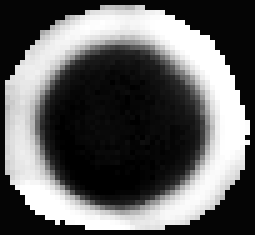
#> input picture Tracking/corrTrack/test_file/maski.tif, 51 x 47 px, found by its file name (shown 5 times larger); the run also reads 2 pictures not shown here
$ jupyter execute --allow-errors corrTrack.ipynb   (shell and % lines are left out)
#> lines starting #> are read from the running program, lines starting #| are printed output that depends on the picture; after the words box and inside, x2 and y2 are one past the last pixel; in counts of white or black regions, pixels touching at a corner belong together
### Tracking/corrTrack/src/xcorr_funcs.py
import numpy as np
import matplotlib.pyplot as plt
from scipy.signal import medfilt2d, convolve2d, fftconvolve
from math import exp
import pdb

def normxcorr2(template, image, mode="full"):
    """
    Input arrays should be floating point numbers.
    :param template: N-D array, of template or filter you are using for cross-correlation.
    Must be less or equal dimensions to image.
    Length of each dimension must be less than length of image.
    :param image: N-D array
    :param mode: Options, "full", "valid", "same"
    full (Default): The output of fftconvolve is the full discrete linear convolution of the inputs.
    Output size will be image size + 1/2 template size in each dimension.
    valid: The output consists only of those elements that do not rely on the zero-padding.
    same: The output is the same size as image, centered with respect to the ‘full’ output.
    :return: N-D array of same dimensions as image. Size depends on mode parameter.
    """

    # If this happens, it is probably a mistake
    if np.ndim(template) > np.ndim(image) or \
            len([i for i in range(np.ndim(template)) if template.shape[i] > image.shape[i]]) > 0:
        print("normxcorr2: TEMPLATE larger than IMG. Arguments may be swapped.")

    template = template - np.mean(template)
    image = image - np.mean(image)

    a1 = np.ones(template.shape)
    # Faster to flip up down and left right then use fftconvolve instead of scipy's correlate
    ar = np.flipud(np.fliplr(template))
    out = fftconvolve(image, ar.conj(), mode=mode)

    image = fftconvolve(np.square(image), a1, mode=mode) - \
            np.square(fftconvolve(image, a1, mode=mode)) / (np.prod(template.shape))

    # Remove small machine precision errors after subtraction
    image[np.where(image < 0)] = 0

    template = np.sum(np.square(template))
    out = out / np.sqrt(image * template)

    # Remove any divisions by 0 or very close to 0
    out[np.where(np.logical_not(np.isfinite(out)))] = 0

    return -out

def matlab_style_gauss2D(shape=(3,3),sigma=0.5):
    """
    2D gaussian mask - should give the same result as MATLAB's
    fspecial('gaussian',[shape],[sigma])
    """
    m,n = [(ss-1.)/2. for ss in shape]
    y,x = np.ogrid[-m:m+1,-n:n+1]
    h = np.exp( -(x*x + y*y) / (2.*sigma*sigma) )
    h[ h < np.finfo(h.dtype).eps*h.max() ] = 0
    sumh = h.sum()
    if sumh != 0:
        h /= sumh
    return h

def FastPeakFind(data):
    if str(data.dtype) != 'float32':
        data = data.astype('float32')
    # [7 lines of commented-out code are left out]
    mf = medfilt2d(data, kernel_size=3)
    mf = mf.astype('float32')
    # plt.imshow(mf)
    # plt.title('Median filtered')

    # plt.subplot(2,2,3)
    thres = max(min(np.amax(mf,axis=0)), min(np.amax(mf,axis=1)))

    # pdb.set_trace()
    # bw = mf[1 if mf_ > thres for mf_ in mf]

    filt = matlab_style_gauss2D()
    conv = convolve2d(mf, filt, mode='same')
    w_idx = conv > thres
    bw = conv.copy()
    bw[w_idx] = 1
    bw[~w_idx] = 0
    thresholded = np.multiply(bw, conv)
    # plt.imshow(thresholded)
    # plt.title('Thresholded')
    edg = 3
    shape = data.shape
    idx = np.nonzero(thresholded[edg-1: shape[0]-edg-1, edg-1: shape[1]-edg-1])
    idx = np.transpose(idx)
    cent = []
    for xy in idx:
        x = xy[0]
        y = xy[1]
        if thresholded[x, y] >= thresholded[x-1, y-1] and \
            thresholded[x, y] > thresholded[x-1, y] and \
            thresholded[x, y] >= thresholded[x-1, y+1] and \
            thresholded[x, y] > thresholded[x, y-1] and \
            thresholded[x, y] > thresholded[x, y+1] and \
            thresholded[x, y] >= thresholded[x+1, y-1] and \
            thresholded[x, y] > thresholded[x+1, y] and \
            thresholded[x, y] >= thresholded[x+1, y+1]:
            cent.append(xy)
    # [5 lines of commented-out code are left out]
    cent = np.asarray(cent).transpose()
    return cent

def maxk(array, num_max):
    array = np.asarray(array)
    length = array.size
    array = array.reshape((1, length))
    idx = np.argsort(array)
    idx2 = np.flip(idx)
    return idx2[0, 0:num_max]

def gauss1(x,a,x0,sigma):
    return a*exp(-(x-x0)**2/(2*sigma**2))


# [6 lines that do not run on import are left out]

### Tracking/corrTrack/src/corrTrack.py
import numpy as np
from skimage import io
from scipy.optimize import curve_fit
from scipy.stats import norm
from mpl_toolkits.mplot3d import Axes3D  # noqa: F401 unused import
import matplotlib.pyplot as plt
from matplotlib import cm
from matplotlib.ticker import LinearLocator, FormatStrFormatter
from xcorr_funcs import normxcorr2, FastPeakFind, maxk, gauss1
from scipy import exp
import time
import pdb

def track_spheres(img, mask, num_particles):
    def gauss1(x,a,x0,sigma):
        return a*exp(-(x-x0)**2/(2*sigma**2))
    corr = normxcorr2(mask, img, mode='same')
    cent = FastPeakFind(corr)
    peaks = corr[cent[0], cent[1]]
    ind = maxk(peaks, num_particles)
    max_coor_tmp = cent[:, ind]
    max_coor = max_coor_tmp.astype('float32')
    pk_value = peaks[ind]
    for num in range(0, num_particles):
        x = max_coor_tmp[0, num]
        y = max_coor_tmp[1, num]
        fitx1 = np.asarray(range(x-7, x+8))
        fity1 = np.asarray(corr[range(x-7, x+8), y])
        popt,pcov = curve_fit(gauss1, fitx1, fity1, p0=[1, x, 3])
        max_coor[0, num] = popt[1]
        fitx2 = np.asarray(range(y-7, y+8))
        fity2 = np.asarray(corr[x, range(y-7, y+8)])
        popt,pcov = curve_fit(gauss1, fitx2, fity2, p0=[1, y, 3])
        max_coor[1, num] = popt[1]
    return max_coor, pk_value

# [22 lines that do not run on import are left out]

### mylib/myImageLib.py
import os
import numpy as np
from scipy import fftpack
from scipy.signal import medfilt2d, convolve2d, fftconvolve
from scipy.optimize import curve_fit
from scipy import exp
import pandas as pd
import sys
import psutil
from skimage import io
import time
import shutil
from nd2reader import ND2Reader
# %% codecell

# [39 lines left out: functions dirrec, to8bit, not called in this run]
def bpass(*args):
    img8 = args[0]
    low = args[1]
    high = args[2]
    def gen_filter(img, low, high):
        filt = np.zeros(img.shape)
        h, w = img.shape
        center = [int(w/2), int(h/2)]
        Y, X = np.ogrid[:h, :w]
        dist = ((X - center[0])**2 + (Y-center[1])**2)**.5

        filt[(dist>low)&(dist<=high)] = 1
        return filt
    filt = gen_filter(img8, low, high)
    filt = fftpack.ifftshift(filt)
    im_fft = fftpack.fft2(img8)
    im_fft_filt = im_fft * filt
    im_new = fftpack.ifft2(im_fft_filt).real
    im_new = im_new - im_new.min()
    im_new = np.floor_divide(im_new, (im_new.max()+1)/256)
    return im_new.astype('uint8')
# [110 lines left out: functions bestcolor, wowcolor, matlab_style_gauss2D, FastPeakFind, minimal_peakfind, maxk and 1 more, not called in this run]
def gauss1(x,a,x0,sigma,b):
    return a*exp(-(x-x0)**2/(2*sigma**2)) + b
# [42 lines left out: functions show_progress, readdata, not called in this run]

# %% codecell

class rawImage:
    """Implement raw image converting schemes."""
    def __init__(self, file_dir):
        self.file = file_dir
    # [124 lines left out: functions extract_tif, extract_raw, read_raw_image_info, extract_nd2, _disk_capacity_check, not called in this run]
# %% codecell

# [6 lines that do not run on import are left out]

### Tracking/corrTrack/src/corrTrack.ipynb
[cell 1]
import numpy as np
from skimage import io
from scipy.optimize import curve_fit
from scipy.stats import norm
from mpl_toolkits.mplot3d import Axes3D  # noqa: F401 unused import
import matplotlib.pyplot as plt
from matplotlib import cm
from matplotlib.ticker import LinearLocator, FormatStrFormatter
from xcorr_funcs import normxcorr2, FastPeakFind, maxk, gauss1
from corrTrack import track_spheres
from scipy import exp
from myImageLib import bpass
from scipy import signal
from xcorr_funcs import normxcorr2
import cv2

[cell 2]
img = io.imread(r'E:\Github\Python\Tracking\corrTrack\test_file\video.tif')
mask = io.imread(r'E:\Github\Python\Tracking\corrTrack\test_file\maski.tif')
#> mask is the input picture: shape (47, 51); min 0, max 255, mean 96.3

[cell 3]
fig, ax = plt.subplots(figsize=(1, 1), dpi=300)
ax.imshow(mask, cmap='gray')
ax.axis('off')
fig.savefig(r'E:\Github\PhD-thesis\Figs\A-2\mask.pdf')

[cell 4]
fig, ax = plt.subplots(figsize=(2, 2), dpi=300)
ax.imshow(255-img[0], cmap='gray')
ax.axis('off')
# fig.savefig(r'E:\Github\PhD-thesis\Figs\A-2\chain-img.pdf')

[cell 5]
i1 = (255 - img[0]).astype('float32')
i2 = mask.astype('float32')

[cell 6]
# normalize
i1n = (i1 - i1.mean()) / i1.std()
i2n = (i2 - i2.mean()) / i2.std()

[cell 7]
corr = signal.convolve2d(i1n, i2n, mode='same')

[cell 8]
plt.imshow(corr, cmap='gray')
plt.colorbar()
plt.axis('off')
plt.savefig(r'E:\Github\PhD-thesis\Figs\A-2\corr-corr.pdf')
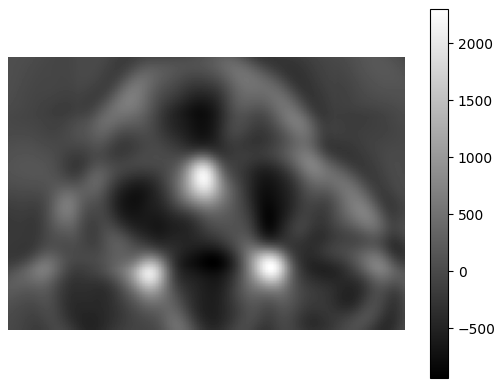
#> figure drawn by matplotlib, 2 panels

[cell 9]
num_images = img.shape[0]
#> num_images = 100
num_particles = 3
nTotal = 100
fid = open(r'I:\Github\Python\Tracking\corrTrack\test_file\xyt.dat', 'w')
fid.write('X\tY\tframe\n')
#> (the rest of this cell did not finish here and is left out)

[cell 10]
img = io.imread(r'R:\Dip\DNA_chain\fluorescent\bad_images\bad_images0010.tif')
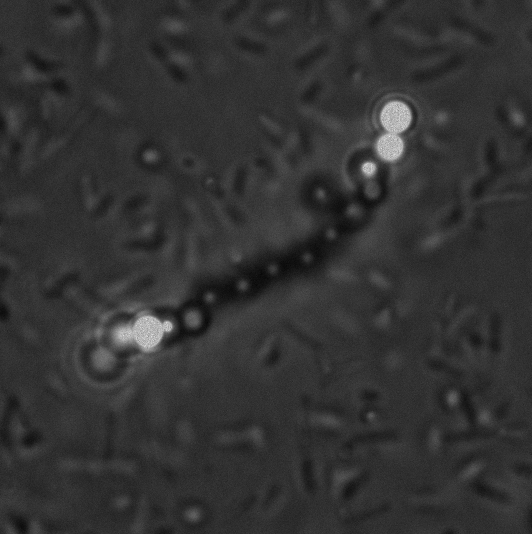
#> input picture Tracking/corrTrack/test_file/bad_images/bad_images0010.tif, 532 x 534 px, found by its file name
#> img is the input picture: shape (534, 532); min 8, max 240, mean 50.9
bp = bpass(img, 3, 100)
#> in bpass, `filt = gen_filter(img8, low, high)`:
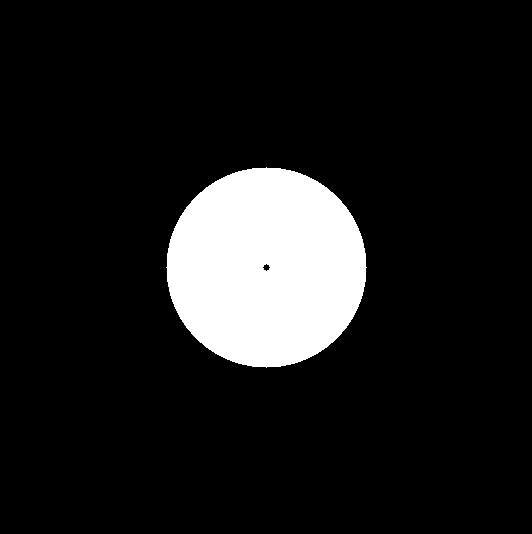
#> filt: shape (534, 532) float64; values 0 (black) and 1 (white), 11% white; 1 white region, box (x1, y1, x2, y2) and area: (166, 167, 367, 368) 31388
#> in bpass, `filt = fftpack.ifftshift(filt)`: filt: shape (534, 532) float64; values 0 (black) and 1 (white), 11% white; 4 white regions, box (x1, y1, x2, y2) and area: (0, 0, 101, 101) 7944, (432, 0, 532, 100) 7847, (0, 434, 100, 534) 7847, (433, 435, 532, 534) 7750
#> in bpass, `im_new = fftpack.ifft2(im_fft_filt).real`:
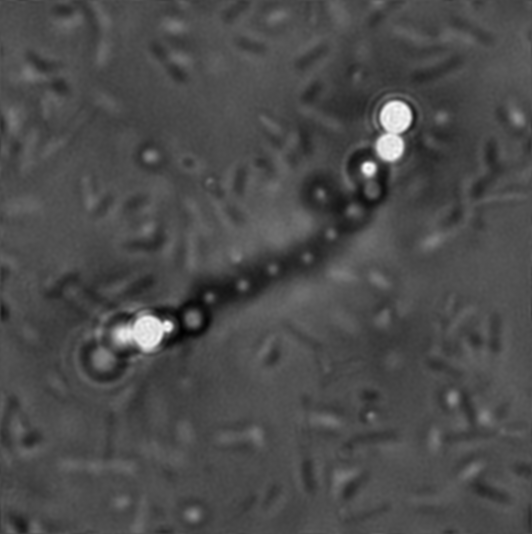
#> im_new: shape (534, 532) float64; min -54.76, max 128.9, mean 0; drawn with min black and max white

[cell 11]
cv2.imwrite(r'R:\Dip\DNA_chain\fluorescent\bad_images\bp.tif', bp)
#> Out = True

#> (a cell that did not finish here is left out)

#> call 2 of normxcorr2, with mode = 'same'
#> in normxcorr2 (call 2), `return -out`:
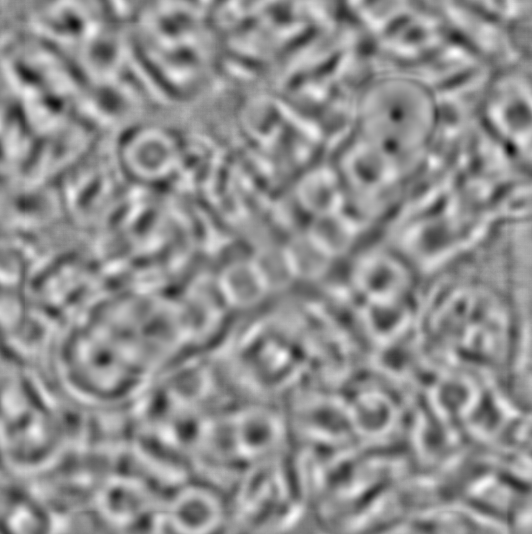
#> returned value: shape (534, 532) float64; min -0.522, max 0.406, mean 0.00199; drawn with min black and max white
#> in FastPeakFind (call 2), `thres = max(min(np.amax(mf,axis=0)), min(np.amax(mf,axis=1)))`: thres = 0.202
#> in FastPeakFind (call 2), `w_idx = conv > thres`: w_idx: shape (534, 532) bool; 5.1% white; 193 white regions (42 under 20 px), largest, box (x1, y1, x2, y2) and area: (4, 65, 46, 117) 470, (280, 104, 319, 139) 330, (128, 188, 143, 221) 271
#> in FastPeakFind (call 2), `bw[w_idx] = 1`:
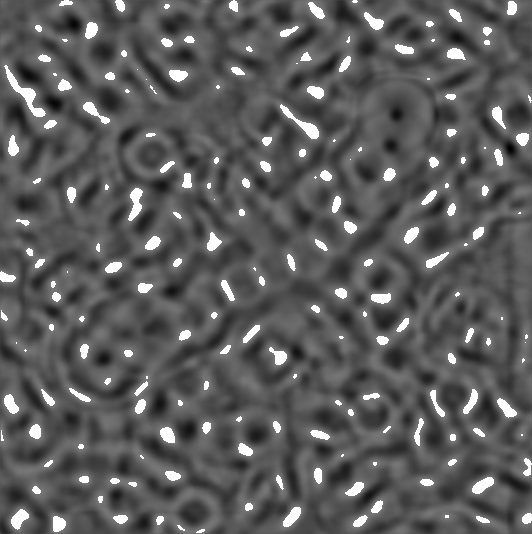
#> bw: shape (534, 532) float64; min -0.503, max 1, mean 0.0402; drawn with min black and max white
#> in FastPeakFind (call 2), `idx = np.nonzero(thresholded[edg-1: shape[0]-edg-1, edg-1: shape[1]-ed..`: idx = 14121 positions, rows 0 to 527, columns 0 to 525
#> in FastPeakFind (call 2), `idx = np.transpose(idx)`: idx = 14121 pairs, first value 0 to 527, second value 0 to 525
#> the loop in FastPeakFind (call 2), `for xy in idx:` made 14121 passes
#> (x, y) on passes 1 to 3: (0, 59), (0, 60), (0, 61)
#> after the loop in FastPeakFind (call 2), `for xy in idx:`: cent = 150 pairs, first value 1 to 527, second value 1 to 521
#> the loop in track_spheres, `for num in range(0, num_particles):` made 1 pass
#> (x, y) on pass 1: (356, 281)

#> (a cell that did not finish here is left out)

[cell 14]
plt.imshow(img, cmap='gray')
#> (the rest of this cell did not finish here and is left out)

[cell 15]
mask = io.imread(r'R:\Dip\DNA_chain\fluorescent\bad_images\bp-mask.tif')
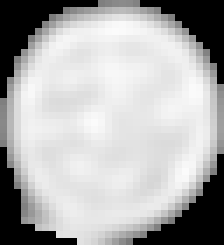
#> input picture Tracking/corrTrack/test_file/bad_images/bp-mask.tif, 32 x 35 px, found by its file name (shown 7 times larger)
#> mask is the input picture: shape (35, 32); min 0, max 251, mean 174.3
#> (the rest of this cell did not finish here and is left out)

#> call 3 of normxcorr2, with mode = 'same'
#> in normxcorr2 (call 3), `image = fftconvolve(np.square(image), a1, mode=mode) - \ np.square(fft..`:
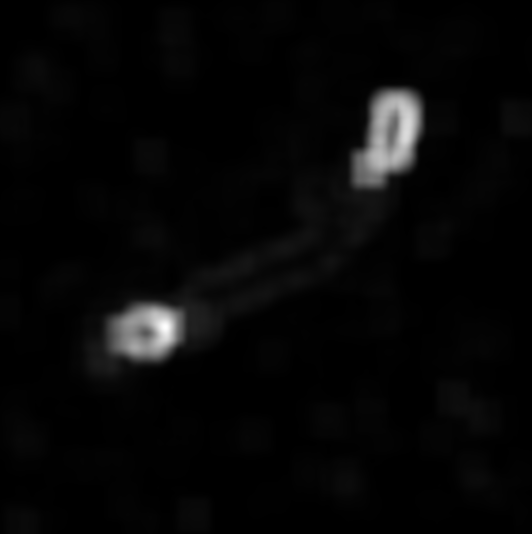
#> image: shape (534, 532) float64; min 2294.2, max 8796862.3, mean 253020.3; drawn with min black and max white
#> in normxcorr2 (call 3), `template = np.sum(np.square(template))`: template = 9476133
#> in FastPeakFind (call 3), `thres = max(min(np.amax(mf,axis=0)), min(np.amax(mf,axis=1)))`: thres = 0.307
#> in FastPeakFind (call 3), `w_idx = conv > thres`: w_idx: shape (534, 532) bool; 8.3% white; 192 white regions (26 under 20 px), largest, box (x1, y1, x2, y2) and area: (240, 287, 318, 328) 914, (267, 216, 310, 241) 606, (358, 213, 396, 254) 526
#> in FastPeakFind (call 3), `bw[w_idx] = 1`:
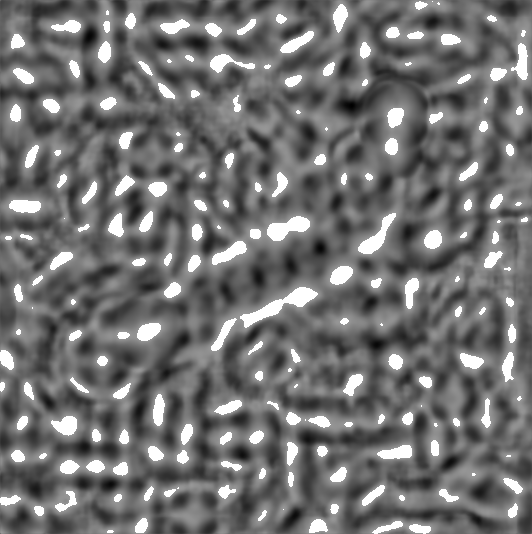
#> bw: shape (534, 532) float64; min -0.707, max 1, mean 0.0498; drawn with min black and max white
#> in FastPeakFind (call 3), `idx = np.nonzero(thresholded[edg-1: shape[0]-edg-1, edg-1: shape[1]-ed..`: idx = 23284 positions, rows 0 to 527, columns 0 to 525
#> in FastPeakFind (call 3), `idx = np.transpose(idx)`: idx = 23284 pairs, first value 0 to 527, second value 0 to 525
#> the loop in FastPeakFind (call 3), `for xy in idx:` made 23284 passes
#> (x, y) on passes 1 to 3: (0, 414), (0, 415), (0, 416)
#> after the loop in FastPeakFind (call 3), `for xy in idx:`: cent = 177 pairs, first value 4 to 525, second value 1 to 522
#> the loop in track_spheres, `for num in range(0, num_particles):` made 1 pass
#> (x, y) on pass 1: (117, 396)
plt.imshow(img, cmap='gray')
plt.scatter(max_coor[1, :], max_coor[0, :])

[cell 16]
mask2 = io.imread(r'R:\Dip\DNA_chain\fluorescent\bad_images\bp-mask-2.tif')
#> (the rest of this cell did not finish here and is left out)

#> the loop in track_spheres, `for num in range(0, num_particles):` made 1 pass
#> (x, y) on pass 1: (319, 193)
plt.imshow(img, cmap='gray')
plt.scatter(max_coor2[1, :], max_coor2[0, :])

#> (a cell that did not finish here is left out)

#> (a cell that did not finish here is left out)

#> (a cell that did not finish here is left out)
